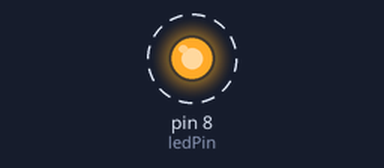
The sketch below on a simulated Arduino Uno, built with avr-gcc and run on an emulated ATmega328P. Shown: output pins drawn as LEDs (lit = HIGH). Dashed ring = blinking.

Above: at 0.5 s.
Timing chart, 0 to 3.0 s (numbered marks = the images above):
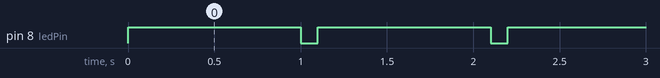

The sketch:

led_blink2.ino
```cpp
int ledPin = 8;

void setup() {
  // put your setup code here, to run once:2
  pinMode(ledPin, OUTPUT);
}

void loop() {
  // put your main code here, to run repeatedly:
  digitalWrite(ledPin, HIGH);
  delay(1000);

  digitalWrite(ledPin, LOW);
  delay(100);
}
```

Measured:
- by itself, pin 8 (ledPin): alternates HIGH for 1.0 s and LOW for 0.10 s
